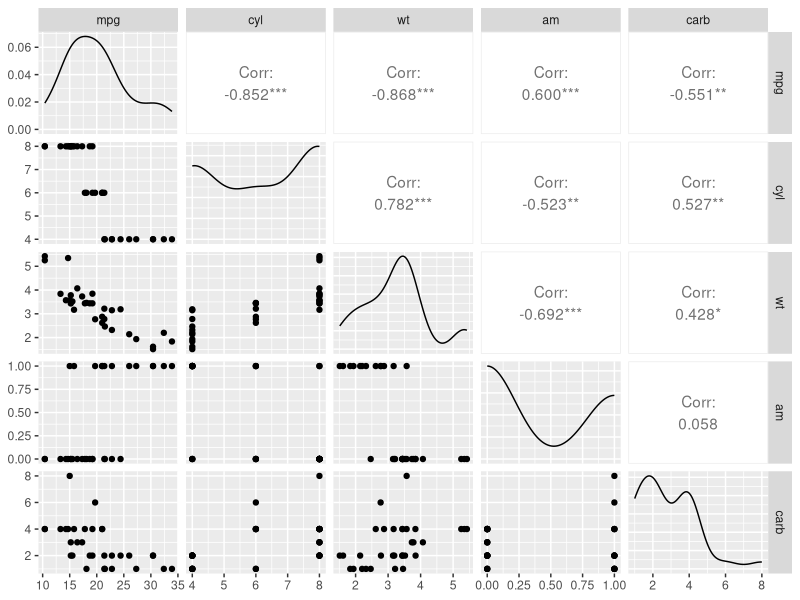

This chart was generated by the following R code:
## ---- chunk 1
knitr::opts_chunk$set(echo = FALSE,warning=FALSE, fig.pos= "h")
## ---- chunk 2
library(tidyverse)
library(dplyr)
library(ggplot2)
library(reshape2)
library(gridExtra)
library(GGally)

## ---- chunk 3
str(mtcars)
data<-dplyr::select(mtcars,mpg,cyl,wt,am,carb)
ggpairs(data)
## ---- chunk 4
cor(data[c("cyl", "wt", "am","carb")])
## ---- chunk 5
univ.glm <- lm(formula = mpg ~ cyl + wt + am + carb , data = mtcars)
summary(univ.glm)
## ---- chunk 6
car::vif(lm(mpg ~ cyl + wt + am + carb, data=data))
